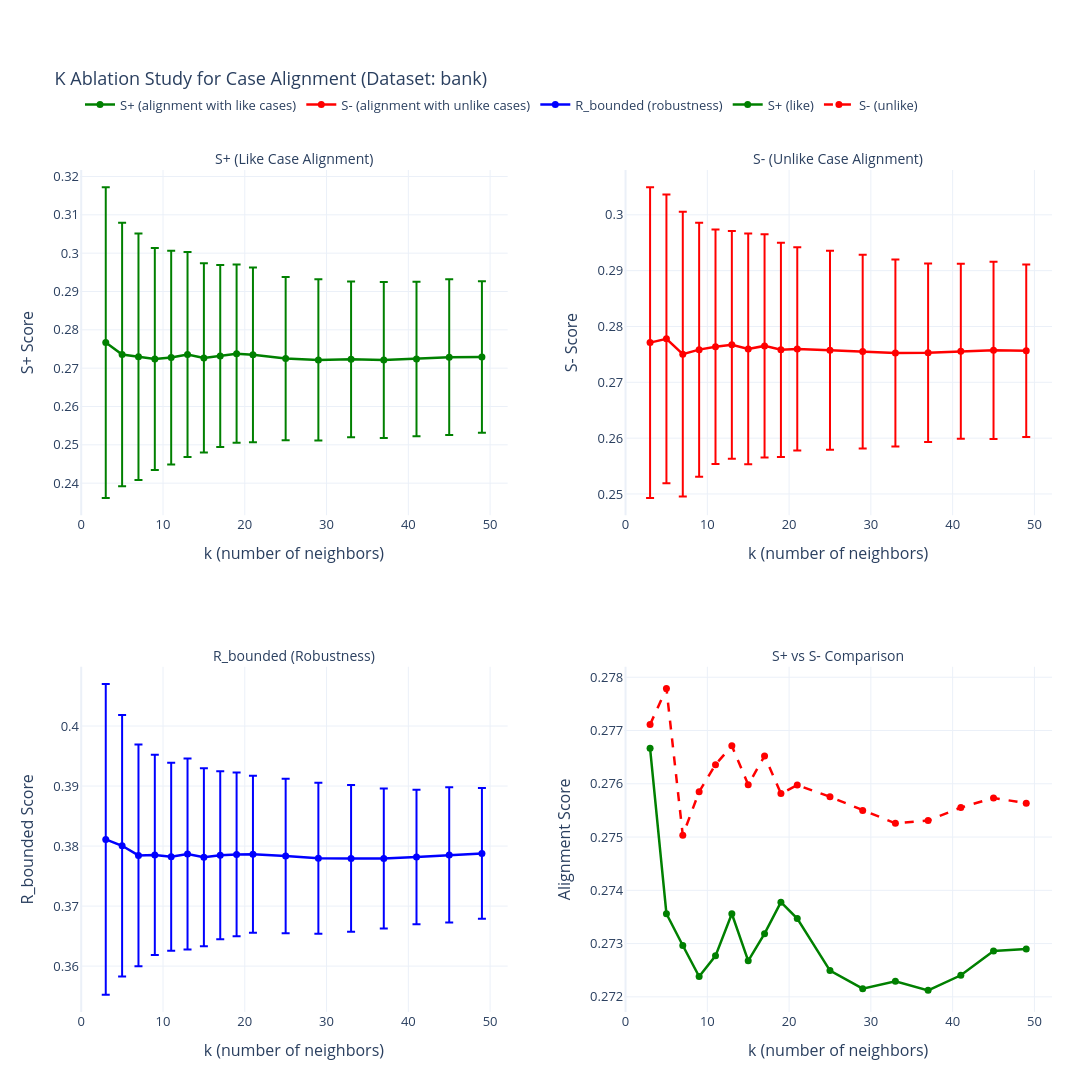

The code cell stored with this chart in its notebook:
### Markdown cell above
## 6. Visualize Results

### Code cell
# Create less-squished visualization
fig = make_subplots(
    rows=2, cols=2,
    subplot_titles=("S+ (Like Case Alignment)", "S- (Unlike Case Alignment)",
                    "R_bounded (Robustness)", "S+ vs S- Comparison"),
    specs=[[{"secondary_y": False}, {"secondary_y": False}],
           [{"secondary_y": False}, {"secondary_y": False}]],
    vertical_spacing=0.18,
    horizontal_spacing=0.12
)

# Filter out NaN values
valid_results = results_df.dropna()

# Plot 1: S+ (Like case alignment)
fig.add_trace(
    go.Scatter(
        x=valid_results['k'],
        y=valid_results['S_plus_mean'],
        error_y=dict(
            type='data',
            array=valid_results['S_plus_std'],
            visible=True
        ),
        mode='lines+markers',
        name='S+ (alignment with like cases)',
        line=dict(color='green', width=2.5),
        marker=dict(size=7)
    ),
    row=1, col=1
)

# Plot 2: S- (Unlike case alignment)
fig.add_trace(
    go.Scatter(
        x=valid_results['k'],
        y=valid_results['S_minus_mean'],
        error_y=dict(
            type='data',
            array=valid_results['S_minus_std'],
            visible=True
        ),
        mode='lines+markers',
        name='S- (alignment with unlike cases)',
        line=dict(color='red', width=2.5),
        marker=dict(size=7)
    ),
    row=1, col=2
)

# Plot 3: R_bounded (Robustness)
fig.add_trace(
    go.Scatter(
        x=valid_results['k'],
        y=valid_results['R_bounded_mean'],
        error_y=dict(
            type='data',
            array=valid_results['R_bounded_std'],
            visible=True
        ),
        mode='lines+markers',
        name='R_bounded (robustness)',
        line=dict(color='blue', width=2.5),
        marker=dict(size=7)
    ),
    row=2, col=1
)

# Plot 4: S+ vs S- comparison
fig.add_trace(
    go.Scatter(
        x=valid_results['k'],
        y=valid_results['S_plus_mean'],
        mode='lines+markers',
        name='S+ (like)',
        line=dict(color='green', width=2.5, dash='solid'),
        marker=dict(size=7)
    ),
    row=2, col=2
)

fig.add_trace(
    go.Scatter(
        x=valid_results['k'],
        y=valid_results['S_minus_mean'],
        mode='lines+markers',
        name='S- (unlike)',
        line=dict(color='red', width=2.5, dash='dash'),
        marker=dict(size=7)
    ),
    row=2, col=2
)

# Update axes labels
fig.update_xaxes(title_text="k (number of neighbors)", row=1, col=1)
fig.update_yaxes(title_text="S+ Score", row=1, col=1)

fig.update_xaxes(title_text="k (number of neighbors)", row=1, col=2)
fig.update_yaxes(title_text="S- Score", row=1, col=2)

fig.update_xaxes(title_text="k (number of neighbors)", row=2, col=1)
fig.update_yaxes(title_text="R_bounded Score", row=2, col=1)

fig.update_xaxes(title_text="k (number of neighbors)", row=2, col=2)
fig.update_yaxes(title_text="Alignment Score", row=2, col=2)

# Update layout for readability
fig.update_layout(
    title_text=f"K Ablation Study for Case Alignment (Dataset: {DATASET_NAME})",
    template='plotly_white',
    height=1250,
    width=1450,
    showlegend=True,
    hovermode='x unified',
    legend=dict(
        orientation='h',
        yanchor='bottom',
        y=1.06,
        xanchor='left',
        x=0.0
    ),
    margin=dict(l=80, r=40, t=170, b=80),
    font=dict(size=13)
)
fig.update_annotations(font=dict(size=14))

fig.show()

print("Visualization complete!")

### Figure 1 — Plotly figure (JSON) as saved in the notebook; plotly's stock layout.template omitted (floating-point values rounded to 4 significant figures)
{"data": [{"error_y": {"array": [0.04053, 0.03437, 0.03214, 0.02895, 0.02788, 0.02674, 0.02468, 0.02376, 0.02327, 0.02281, 0.02131, 0.02102, 0.02033, 0.02034, 0.02014, 0.0203, 0.01977], "type": "data", "visible": true}, "line": {"color": "green", "width": 2.5}, "marker": {"size": 7}, "mode": "lines+markers", "name": "S+ (alignment with like cases)", "type": "scatter", "x": [3, 5, 7, 9, 11, 13, 15, 17, 19, 21, 25, 29, 33, 37, 41, 45, 49], "xaxis": "x", "y": [0.2767, 0.2736, 0.273, 0.2724, 0.2728, 0.2736, 0.2727, 0.2732, 0.2738, 0.2735, 0.2725, 0.2722, 0.2723, 0.2721, 0.2724, 0.2729, 0.2729], "yaxis": "y"}, {"error_y": {"array": [0.02783, 0.02587, 0.0255, 0.02275, 0.02099, 0.0204, 0.02066, 0.01999, 0.01918, 0.0182, 0.01782, 0.01734, 0.01675, 0.01599, 0.01567, 0.01587, 0.01545], "type": "data", "visible": true}, "line": {"color": "red", "width": 2.5}, "marker": {"size": 7}, "mode": "lines+markers", "name": "S- (alignment with unlike cases)", "type": "scatter", "x": [3, 5, 7, 9, 11, 13, 15, 17, 19, 21, 25, 29, 33, 37, 41, 45, 49], "xaxis": "x2", "y": [0.2771, 0.2778, 0.275, 0.2759, 0.2764, 0.2767, 0.276, 0.2765, 0.2758, 0.276, 0.2758, 0.2755, 0.2753, 0.2753, 0.2756, 0.2757, 0.2756], "yaxis": "y2"}, {"error_y": {"array": [0.02588, 0.02179, 0.01847, 0.01669, 0.01566, 0.01589, 0.01483, 0.01401, 0.01363, 0.01309, 0.01289, 0.01258, 0.01223, 0.01167, 0.0112, 0.01127, 0.01089], "type": "data", "visible": true}, "line": {"color": "blue", "width": 2.5}, "marker": {"size": 7}, "mode": "lines+markers", "name": "R_bounded (robustness)", "type": "scatter", "x": [3, 5, 7, 9, 11, 13, 15, 17, 19, 21, 25, 29, 33, 37, 41, 45, 49], "xaxis": "x3", "y": [0.3811, 0.38, 0.3784, 0.3785, 0.3782, 0.3787, 0.3781, 0.3785, 0.3786, 0.3786, 0.3783, 0.378, 0.3779, 0.3779, 0.3782, 0.3785, 0.3788], "yaxis": "y3"}, {"line": {"color": "green", "dash": "solid", "width": 2.5}, "marker": {"size": 7}, "mode": "lines+markers", "name": "S+ (like)", "type": "scatter", "x": [3, 5, 7, 9, 11, 13, 15, 17, 19, 21, 25, 29, 33, 37, 41, 45, 49], "xaxis": "x4", "y": [0.2767, 0.2736, 0.273, 0.2724, 0.2728, 0.2736, 0.2727, 0.2732, 0.2738, 0.2735, 0.2725, 0.2722, 0.2723, 0.2721, 0.2724, 0.2729, 0.2729], "yaxis": "y4"}, {"line": {"color": "red", "dash": "dash", "width": 2.5}, "marker": {"size": 7}, "mode": "lines+markers", "name": "S- (unlike)", "type": "scatter", "x": [3, 5, 7, 9, 11, 13, 15, 17, 19, 21, 25, 29, 33, 37, 41, 45, 49], "xaxis": "x4", "y": [0.2771, 0.2778, 0.275, 0.2759, 0.2764, 0.2767, 0.276, 0.2765, 0.2758, 0.276, 0.2758, 0.2755, 0.2753, 0.2753, 0.2756, 0.2757, 0.2756], "yaxis": "y4"}], "layout": {"annotations": [{"font": {"size": 14}, "showarrow": false, "text": "S+ (Like Case Alignment)", "x": 0.22, "xanchor": "center", "xref": "paper", "y": 1, "yanchor": "bottom", "yref": "paper"}, {"font": {"size": 14}, "showarrow": false, "text": "S- (Unlike Case Alignment)", "x": 0.78, "xanchor": "center", "xref": "paper", "y": 1, "yanchor": "bottom", "yref": "paper"}, {"font": {"size": 14}, "showarrow": false, "text": "R_bounded (Robustness)", "x": 0.22, "xanchor": "center", "xref": "paper", "y": 0.41, "yanchor": "bottom", "yref": "paper"}, {"font": {"size": 14}, "showarrow": false, "text": "S+ vs S- Comparison", "x": 0.78, "xanchor": "center", "xref": "paper", "y": 0.41, "yanchor": "bottom", "yref": "paper"}], "font": {"size": 13}, "height": 1250, "hovermode": "x unified", "legend": {"orientation": "h", "x": 0, "xanchor": "left", "y": 1.06, "yanchor": "bottom"}, "margin": {"b": 80, "l": 80, "r": 40, "t": 170}, "showlegend": true, "title": {"text": "K Ablation Study for Case Alignment (Dataset: bank)"}, "width": 1450, "xaxis": {"anchor": "y", "domain": [0, 0.44], "title": {"text": "k (number of neighbors)"}}, "xaxis2": {"anchor": "y2", "domain": [0.56, 1], "title": {"text": "k (number of neighbors)"}}, "xaxis3": {"anchor": "y3", "domain": [0, 0.44], "title": {"text": "k (number of neighbors)"}}, "xaxis4": {"anchor": "y4", "domain": [0.56, 1], "title": {"text": "k (number of neighbors)"}}, "yaxis": {"anchor": "x", "domain": [0.59, 1], "title": {"text": "S+ Score"}}, "yaxis2": {"anchor": "x2", "domain": [0.59, 1], "title": {"text": "S- Score"}}, "yaxis3": {"anchor": "x3", "domain": [0, 0.41], "title": {"text": "R_bounded Score"}}, "yaxis4": {"anchor": "x4", "domain": [0, 0.41], "title": {"text": "Alignment Score"}}}}
